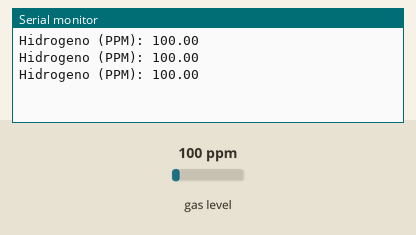
Recording of a sketch running on a simulated ESP32. Shown: the last lines printed to the serial monitor. The test bench sets the inputs (shaded band); at power-on: gas level 100 ppm.

Above: at 1.3 s.
1.4 s: gas level set to 20 ppm
At 1.9 s:
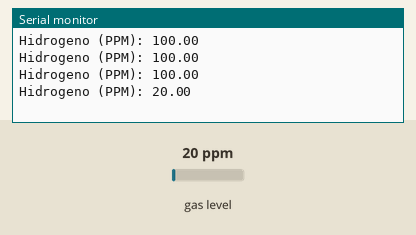
2.9 s: gas level set to 250 ppm
At 3.4 s:
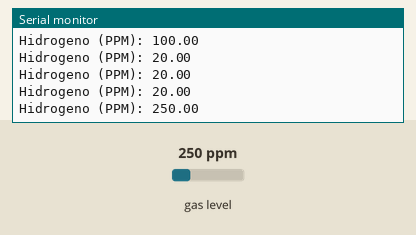
Timing chart, 0 to 5.9 s (numbered marks = the images above; inputs shaded):
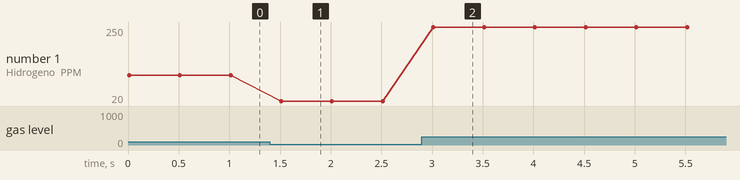

Measured:
- after the input at 1.4 s, the serial monitor: prints a new line after 0.11 s (image 1)
- after the input at 2.9 s, the serial monitor: prints a new line after 0.11 s (image 2)
- plotted number 1: 100 → 20 after the input at 1.4 s, 20 → 250 after the input at 2.9 s

The sketch:

ESP32_MQ8REV1.ino
```cpp
//Programa para leer sensor MQ-8


#include <WiFi.h>

//Include the library
#include <MQUnifiedsensor.h>
/************************Hardware Related Macros************************************/
#define         Board                   ("ESP-32")


#define         Pin                     (36) // Entrada Analogica en el microcontrolador

/***********************Software Related Macros************************************/
#define         Type                    ("MQ-8") //MQ8
#define         Voltage_Resolution      (3.3) // 3.3 volt, valor del microcontrolador ESP32
#define         ADC_Bit_Resolution      (12) // ESP-32 Bit de resolución
#define         RatioMQ2CleanAir        (15.95) //RS / R0 = 70 dato en la hoja del sensor
/*****************************Globals***********************************************/
MQUnifiedsensor MQ8(Board, Voltage_Resolution, ADC_Bit_Resolution, Pin, Type);
/*****************************Globals***********************************************/


float H2 =0;

void setup()
{


  Serial.begin(115200); //Init serial port
  delay(10);


  /*****************************  MQ Init ********************************************/
  //Remarks: Configure the pin of arduino as input.
  /************************************************************************************/
  MQ8.init();

  MQ8.setRL(1);
  MQ8.setR0(0.14); // 1kohm
  //MQ8.setR0(1.73); // 10 Kohm


}

void loop()
{
  MQ8.update(); // actualiza los datos leido por la entrada analogica.

  MQ8.setRegressionMethod(1); //_PPM =  a*ratio^b metodo de regesion
  MQ8.setA(976.97); MQ8.setB(-0.688); // Datos del fabricante.
  float H2 = MQ8.readSensor();
  //H2 =  MQ8.readSensor("H2");
  //Serial.println(" PPM");
  Serial.print("Hidrogeno (PPM): ");
  Serial.println(H2);

  delay(500);
}
```
